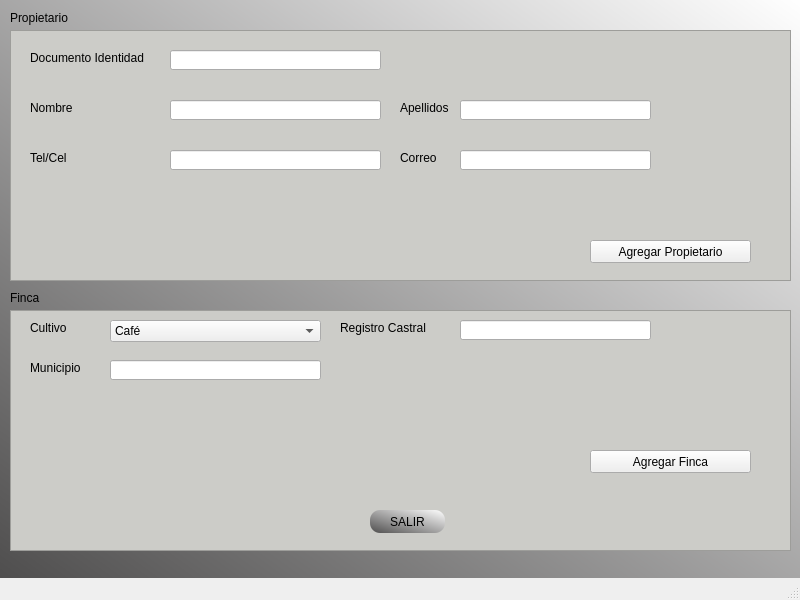
<?xml version="1.0" encoding="UTF-8"?>
<ui version="4.0">
 <class>MainWindow</class>
 <widget class="QMainWindow" name="MainWindow">
  <property name="geometry">
   <rect>
    <x>0</x>
    <y>0</y>
    <width>800</width>
    <height>600</height>
   </rect>
  </property>
  <property name="minimumSize">
   <size>
    <width>800</width>
    <height>600</height>
   </size>
  </property>
  <property name="maximumSize">
   <size>
    <width>800</width>
    <height>600</height>
   </size>
  </property>
  <property name="windowTitle">
   <string>MainWindow</string>
  </property>
  <property name="styleSheet">
   <string notr="true">QWidget#centralwidget{
background-color: qlineargradient(spread:repeat, x1:0, y1:1, x2:1, y2:0, stop:0 rgba(79, 78, 78, 255), stop:1 rgba(255, 255, 255, 255));}</string>
  </property>
  <widget class="QWidget" name="centralwidget">
   <widget class="QLabel" name="label">
    <property name="geometry">
     <rect>
      <x>10</x>
      <y>10</y>
      <width>81</width>
      <height>16</height>
     </rect>
    </property>
    <property name="styleSheet">
     <string notr="true">font: 87 10pt &quot;Arial Black&quot;;</string>
    </property>
    <property name="text">
     <string>Propietario</string>
    </property>
   </widget>
   <widget class="QLabel" name="label_2">
    <property name="geometry">
     <rect>
      <x>10</x>
      <y>290</y>
      <width>81</width>
      <height>16</height>
     </rect>
    </property>
    <property name="styleSheet">
     <string notr="true">font: 87 10pt &quot;Arial Black&quot;;</string>
    </property>
    <property name="text">
     <string>Finca</string>
    </property>
   </widget>
   <widget class="QFrame" name="frame">
    <property name="geometry">
     <rect>
      <x>10</x>
      <y>30</y>
      <width>781</width>
      <height>251</height>
     </rect>
    </property>
    <property name="styleSheet">
     <string notr="true">QWidget#frame{
background-color: rgb(204, 204, 200);}</string>
    </property>
    <property name="frameShape">
     <enum>QFrame::StyledPanel</enum>
    </property>
    <property name="frameShadow">
     <enum>QFrame::Raised</enum>
    </property>
    <widget class="QLabel" name="label_3">
     <property name="geometry">
      <rect>
       <x>20</x>
       <y>20</y>
       <width>131</width>
       <height>16</height>
      </rect>
     </property>
     <property name="styleSheet">
      <string notr="true">font: 87 8pt &quot;Arial Black&quot;;</string>
     </property>
     <property name="text">
      <string>Documento Identidad</string>
     </property>
    </widget>
    <widget class="QLabel" name="label_4">
     <property name="geometry">
      <rect>
       <x>20</x>
       <y>70</y>
       <width>131</width>
       <height>16</height>
      </rect>
     </property>
     <property name="styleSheet">
      <string notr="true">font: 87 8pt &quot;Arial Black&quot;;</string>
     </property>
     <property name="text">
      <string>Nombre</string>
     </property>
    </widget>
    <widget class="QLabel" name="label_5">
     <property name="geometry">
      <rect>
       <x>20</x>
       <y>120</y>
       <width>131</width>
       <height>16</height>
      </rect>
     </property>
     <property name="styleSheet">
      <string notr="true">font: 87 8pt &quot;Arial Black&quot;;</string>
     </property>
     <property name="text">
      <string>Tel/Cel</string>
     </property>
    </widget>
    <widget class="QLineEdit" name="lineEdit_CC">
     <property name="geometry">
      <rect>
       <x>160</x>
       <y>20</y>
       <width>211</width>
       <height>20</height>
      </rect>
     </property>
    </widget>
    <widget class="QLineEdit" name="lineEdit_Nombre">
     <property name="geometry">
      <rect>
       <x>160</x>
       <y>70</y>
       <width>211</width>
       <height>20</height>
      </rect>
     </property>
    </widget>
    <widget class="QLineEdit" name="lineEdit_Telefono">
     <property name="geometry">
      <rect>
       <x>160</x>
       <y>120</y>
       <width>211</width>
       <height>20</height>
      </rect>
     </property>
    </widget>
    <widget class="QLabel" name="label_6">
     <property name="geometry">
      <rect>
       <x>390</x>
       <y>70</y>
       <width>71</width>
       <height>16</height>
      </rect>
     </property>
     <property name="styleSheet">
      <string notr="true">font: 87 8pt &quot;Arial Black&quot;;</string>
     </property>
     <property name="text">
      <string>Apellidos</string>
     </property>
    </widget>
    <widget class="QLabel" name="label_7">
     <property name="geometry">
      <rect>
       <x>390</x>
       <y>120</y>
       <width>71</width>
       <height>16</height>
      </rect>
     </property>
     <property name="styleSheet">
      <string notr="true">font: 87 8pt &quot;Arial Black&quot;;</string>
     </property>
     <property name="text">
      <string>Correo</string>
     </property>
    </widget>
    <widget class="QLineEdit" name="lineEdit_Apellidos">
     <property name="geometry">
      <rect>
       <x>450</x>
       <y>70</y>
       <width>191</width>
       <height>20</height>
      </rect>
     </property>
    </widget>
    <widget class="QLineEdit" name="lineEdit_Correo">
     <property name="geometry">
      <rect>
       <x>450</x>
       <y>120</y>
       <width>191</width>
       <height>20</height>
      </rect>
     </property>
    </widget>
    <widget class="QPushButton" name="boton_agregar_propietario">
     <property name="geometry">
      <rect>
       <x>580</x>
       <y>210</y>
       <width>161</width>
       <height>23</height>
      </rect>
     </property>
     <property name="text">
      <string>Agregar Propietario</string>
     </property>
    </widget>
   </widget>
   <widget class="QFrame" name="frame_2">
    <property name="geometry">
     <rect>
      <x>10</x>
      <y>310</y>
      <width>781</width>
      <height>241</height>
     </rect>
    </property>
    <property name="styleSheet">
     <string notr="true">QWidget#frame_2{
background-color: rgb(204, 204, 200);}</string>
    </property>
    <property name="frameShape">
     <enum>QFrame::StyledPanel</enum>
    </property>
    <property name="frameShadow">
     <enum>QFrame::Raised</enum>
    </property>
    <widget class="QLabel" name="label_8">
     <property name="geometry">
      <rect>
       <x>20</x>
       <y>10</y>
       <width>71</width>
       <height>16</height>
      </rect>
     </property>
     <property name="styleSheet">
      <string notr="true">font: 87 8pt &quot;Arial Black&quot;;</string>
     </property>
     <property name="text">
      <string>Cultivo</string>
     </property>
    </widget>
    <widget class="QLineEdit" name="lineEdit_Municipio">
     <property name="geometry">
      <rect>
       <x>100</x>
       <y>50</y>
       <width>211</width>
       <height>20</height>
      </rect>
     </property>
    </widget>
    <widget class="QLabel" name="label_9">
     <property name="geometry">
      <rect>
       <x>20</x>
       <y>50</y>
       <width>71</width>
       <height>16</height>
      </rect>
     </property>
     <property name="styleSheet">
      <string notr="true">font: 87 8pt &quot;Arial Black&quot;;</string>
     </property>
     <property name="text">
      <string>Municipio</string>
     </property>
    </widget>
    <widget class="QLabel" name="label_10">
     <property name="geometry">
      <rect>
       <x>330</x>
       <y>10</y>
       <width>111</width>
       <height>16</height>
      </rect>
     </property>
     <property name="styleSheet">
      <string notr="true">font: 87 8pt &quot;Arial Black&quot;;</string>
     </property>
     <property name="text">
      <string>Registro Castral</string>
     </property>
    </widget>
    <widget class="QLineEdit" name="lineEdit_RegistroCastral">
     <property name="geometry">
      <rect>
       <x>450</x>
       <y>10</y>
       <width>191</width>
       <height>20</height>
      </rect>
     </property>
    </widget>
    <widget class="QComboBox" name="comboBox">
     <property name="geometry">
      <rect>
       <x>100</x>
       <y>10</y>
       <width>211</width>
       <height>22</height>
      </rect>
     </property>
     <item>
      <property name="text">
       <string>Café</string>
      </property>
     </item>
     <item>
      <property name="text">
       <string>Platano</string>
      </property>
     </item>
     <item>
      <property name="text">
       <string>Caña de azucar</string>
      </property>
     </item>
     <item>
      <property name="text">
       <string>Maiz</string>
      </property>
     </item>
     <item>
      <property name="text">
       <string>Marihuana</string>
      </property>
     </item>
     <item>
      <property name="text">
       <string>Frijol</string>
      </property>
     </item>
    </widget>
    <widget class="QPushButton" name="BotonFinca">
     <property name="geometry">
      <rect>
       <x>580</x>
       <y>140</y>
       <width>161</width>
       <height>23</height>
      </rect>
     </property>
     <property name="text">
      <string>Agregar Finca</string>
     </property>
    </widget>
    <widget class="QPushButton" name="BotonSalir">
     <property name="geometry">
      <rect>
       <x>360</x>
       <y>200</y>
       <width>75</width>
       <height>23</height>
      </rect>
     </property>
     <property name="styleSheet">
      <string notr="true">border-radius:10px;
background-color: qlineargradient(spread:repeat, x1:0, y1:1, x2:1, y2:0, stop:0 rgba(79, 78, 78, 255), stop:1 rgba(255, 255, 255, 255));</string>
     </property>
     <property name="text">
      <string>SALIR</string>
     </property>
    </widget>
   </widget>
  </widget>
  <widget class="QMenuBar" name="menubar">
   <property name="geometry">
    <rect>
     <x>0</x>
     <y>0</y>
     <width>800</width>
     <height>21</height>
    </rect>
   </property>
  </widget>
  <widget class="QStatusBar" name="statusbar"/>
 </widget>
 <resources/>
 <connections/>
</ui>
